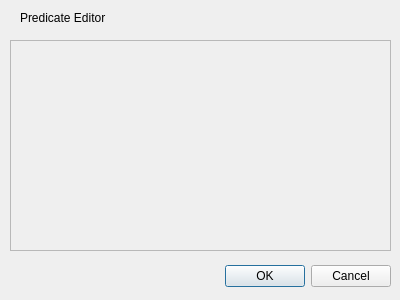
<?xml version="1.0" encoding="UTF-8"?>
<ui version="4.0">
 <class>Dialog</class>
 <widget class="QDialog" name="Dialog">
  <property name="geometry">
   <rect>
    <x>0</x>
    <y>0</y>
    <width>400</width>
    <height>300</height>
   </rect>
  </property>
  <property name="windowTitle">
   <string>Dialog</string>
  </property>
  <widget class="QDialogButtonBox" name="buttonBox">
   <property name="geometry">
    <rect>
     <x>10</x>
     <y>260</y>
     <width>381</width>
     <height>32</height>
    </rect>
   </property>
   <property name="orientation">
    <enum>Qt::Horizontal</enum>
   </property>
   <property name="standardButtons">
    <set>QDialogButtonBox::Cancel|QDialogButtonBox::Ok</set>
   </property>
  </widget>
  <widget class="QLabel" name="title">
   <property name="geometry">
    <rect>
     <x>20</x>
     <y>10</y>
     <width>241</width>
     <height>16</height>
    </rect>
   </property>
   <property name="text">
    <string>Predicate Editor</string>
   </property>
  </widget>
  <widget class="QScrollArea" name="scrollArea">
   <property name="geometry">
    <rect>
     <x>10</x>
     <y>40</y>
     <width>381</width>
     <height>211</height>
    </rect>
   </property>
   <property name="widgetResizable">
    <bool>true</bool>
   </property>
   <widget class="QWidget" name="scrollAreaWidgetContents">
    <property name="geometry">
     <rect>
      <x>0</x>
      <y>0</y>
      <width>379</width>
      <height>209</height>
     </rect>
    </property>
   </widget>
  </widget>
 </widget>
 <resources/>
 <connections>
  <connection>
   <sender>buttonBox</sender>
   <signal>accepted()</signal>
   <receiver>Dialog</receiver>
   <slot>accept()</slot>
   <hints>
    <hint type="sourcelabel">
     <x>248</x>
     <y>254</y>
    </hint>
    <hint type="destinationlabel">
     <x>157</x>
     <y>274</y>
    </hint>
   </hints>
  </connection>
  <connection>
   <sender>buttonBox</sender>
   <signal>rejected()</signal>
   <receiver>Dialog</receiver>
   <slot>reject()</slot>
   <hints>
    <hint type="sourcelabel">
     <x>316</x>
     <y>260</y>
    </hint>
    <hint type="destinationlabel">
     <x>286</x>
     <y>274</y>
    </hint>
   </hints>
  </connection>
 </connections>
</ui>
